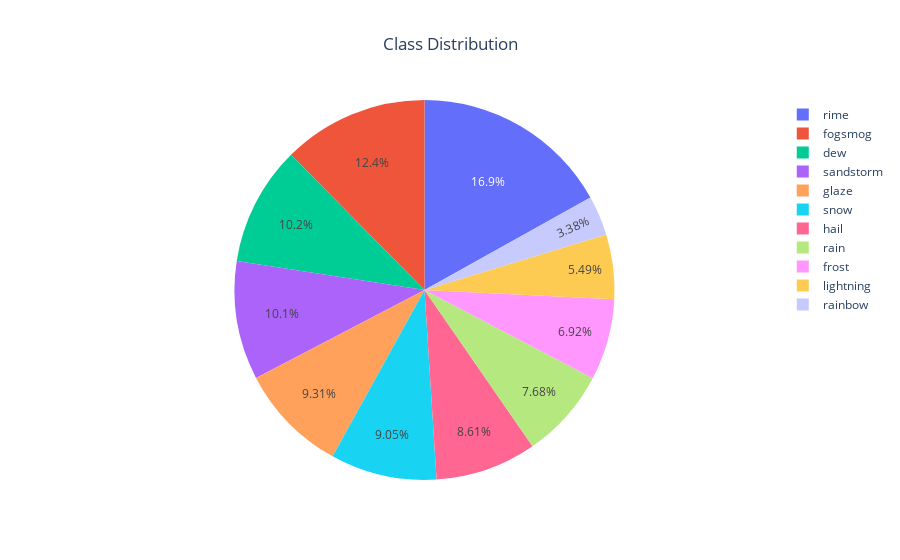

Write notebook code for a chart like this one.
### Code cell
fig = px.pie(names=class_names, values=class_dis, title="Class Distribution")
fig.update_layout({'title':{'x':0.5}})
fig.show()

### Figure 1 — Plotly figure (JSON) as saved in the notebook; plotly's stock layout.template omitted (floating-point values rounded to 4 significant figures)
{"data": [{"domain": {"x": [0, 1], "y": [0, 1]}, "hovertemplate": "label=%{label}<br>value=%{value}<extra></extra>", "labels": ["dew", "fogsmog", "frost", "glaze", "hail", "lightning", "rain", "rainbow", "rime", "sandstorm", "snow"], "legendgroup": "", "name": "", "showlegend": true, "type": "pie", "values": [698, 851, 475, 639, 591, 377, 527, 232, 1160, 692, 621]}], "layout": {"legend": {"tracegroupgap": 0}, "title": {"text": "Class Distribution", "x": 0.5}}}
